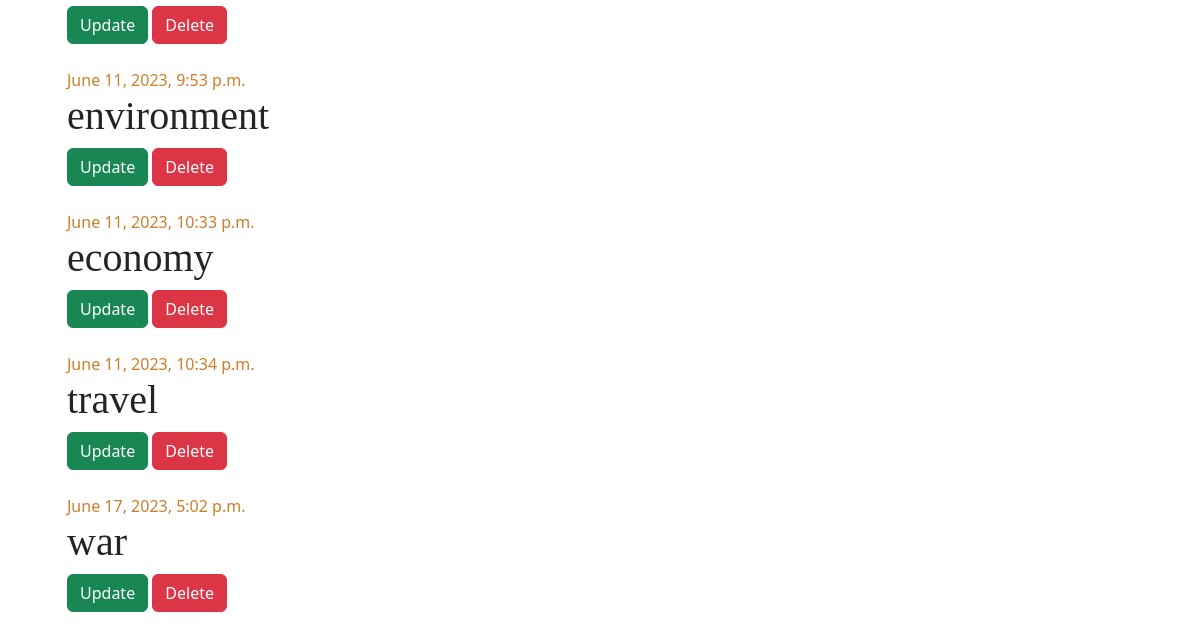
Before: /category-list/ (signed in, lower part) with the older database file.
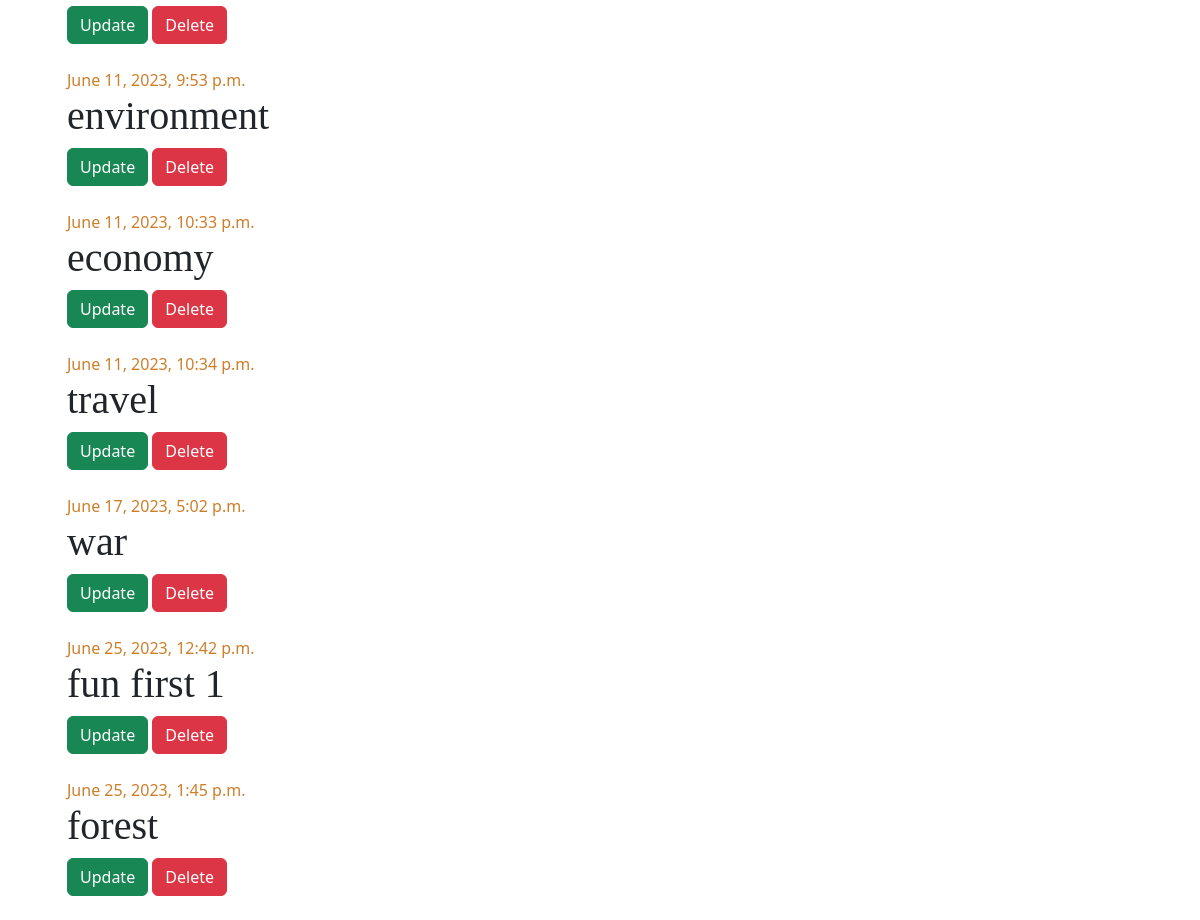
After: the same page with the newer database file.
### newspaper1_app/models.py (models this page shows, shortened)
class TimeStampModel(models.Model):
    created_at = models.DateTimeField(auto_now_add=True)
    updated_at = models.DateTimeField(auto_now=True)
    class Meta:
        abstract = True

class Category(TimeStampModel):
    name = models.CharField(max_length=20)

### newspaper1_app/views.py (the view)
class CategoryListView(LoginRequiredMixin, ListView):
    model = Category
    template_name = "news_admin/category_list.html"
    context_object_name = "categories"

### templates/news_admin/category_list.html (shortened to what this page needs)
{% extends "news_admin/base.html" %}
{% block content %}
    {% for category in categories %}
        <div class="category">
            {% if category.created_at %}<div class="date">{{ category.created_at }}</div>{% endif %}
            <h1>
                {{ category.name }}
            </h1>
            <div class="mb-4">
                <a href="{% url 'category-update' category.pk %}" class="btn btn-success">Update</a>
                <a href="{% url 'category-delete' category.pk %}" class="btn btn-danger">Delete</a>
            </div>
        </div>
    {% endfor %}
{% endblock content %}

Changed rows visible on the page:
added Category: created_at "June 25, 2023, 12:42 p.m.", name "fun first 1"
added Category: created_at "June 25, 2023, 1:45 p.m.", name "forest"
